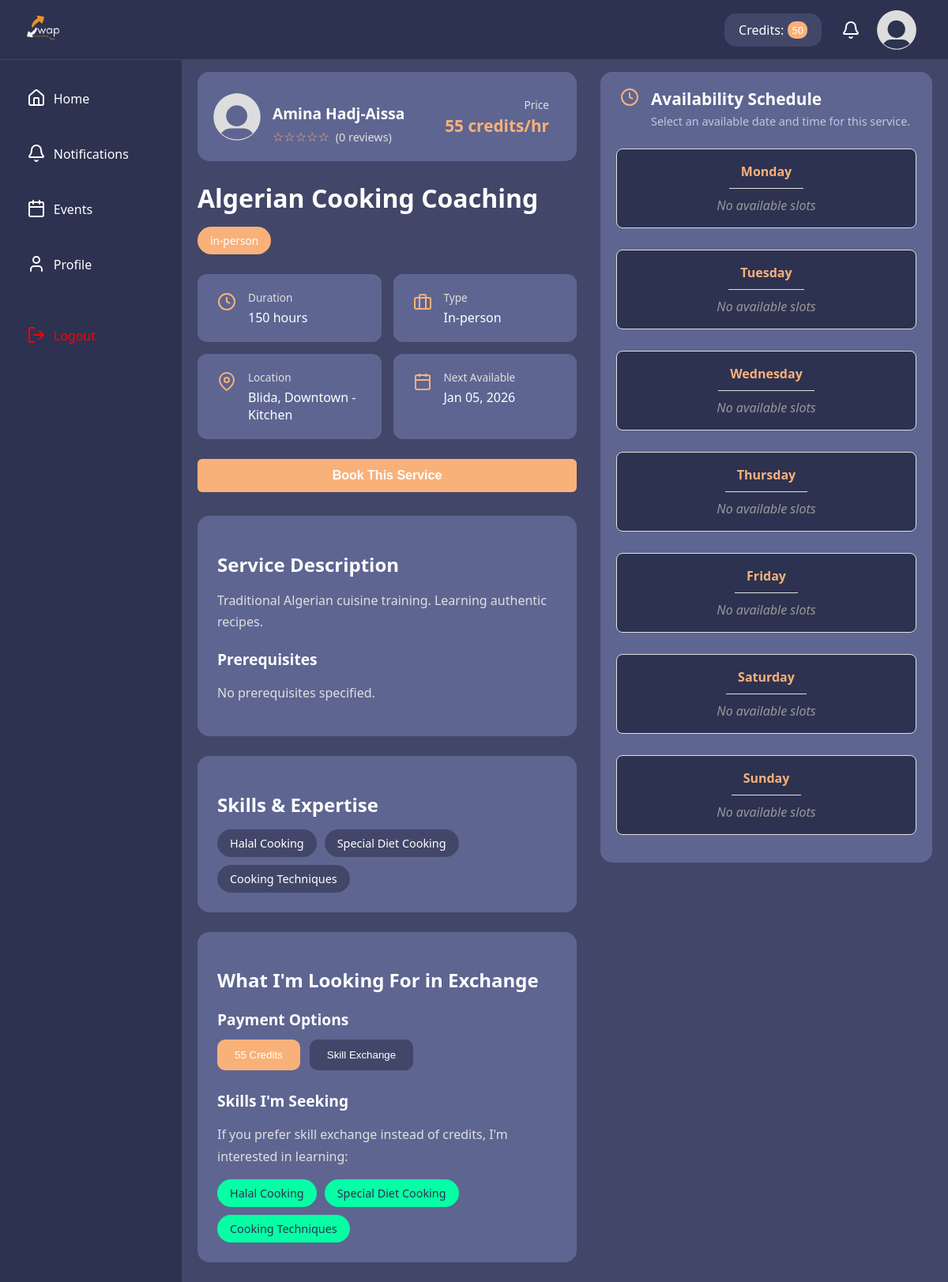
The app's page /dashboard/post/postdetails.php?Postid=6, older data.
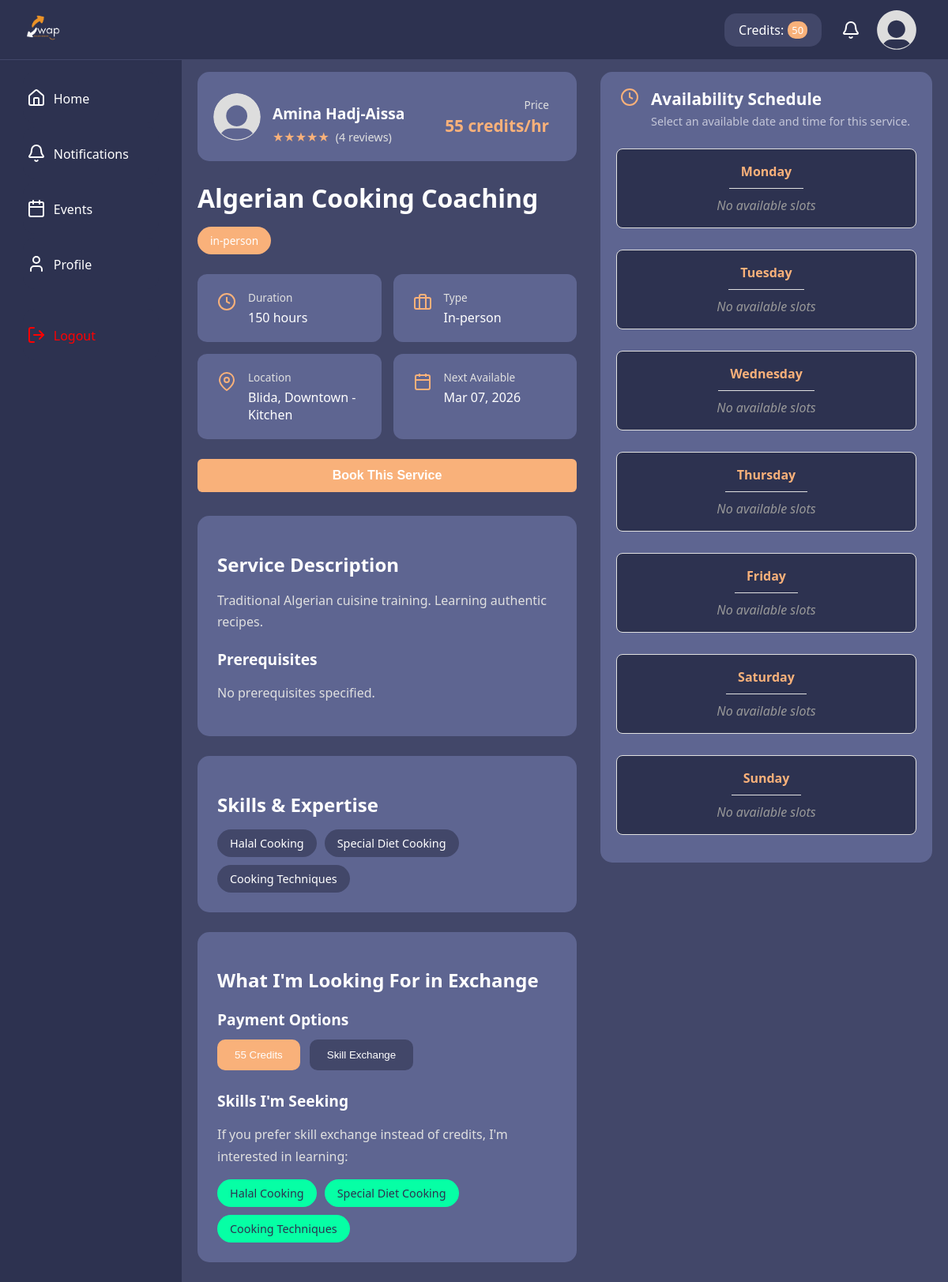
The same page, newer data.
### tables this page shows
CREATE TABLE Users (
  UserId INT AUTO_INCREMENT PRIMARY KEY,
  UserName VARCHAR(45) UNIQUE NOT NULL,
  FullName VARCHAR(45) NOT NULL,
  Email VARCHAR(45) UNIQUE NOT NULL,
  Password VARCHAR(255) NOT NULL,
  Description TEXT,
  ProfilePicture VARCHAR(255),
  ProfessionalTitle VARCHAR(100),
  Location VARCHAR(100),
  PhoneNumber VARCHAR(20),
  BirthDate DATE,
  Gender ENUM('M', 'F'),
  UserSince DATETIME DEFAULT CURRENT_TIMESTAMP,
  IsBanned ENUM('yes','no') DEFAULT 'no',
  Rating DECIMAL(3,2) DEFAULT 0.00 CHECK (Rating >= 0.00 AND Rating <= 5.00),
  RatingCount INT DEFAULT 0 CHECK (RatingCount >= 0),
  ExchangeCount INT DEFAULT 0 CHECK (ExchangeCount >= 0),
  CreditBalance INT DEFAULT 0 CHECK (CreditBalance >= 0)
);

CREATE TABLE Posts (
  PostId INT AUTO_INCREMENT PRIMARY KEY,
  UserId INT NOT NULL,
  Title VARCHAR(150) NOT NULL,
  Description TEXT NOT NULL,
  PostType ENUM('in-person','online') NOT NULL,
  PostStatus ENUM('active','disabled') DEFAULT 'active',
  CategoryId INT NOT NULL,
  Duration INT CHECK (Duration > 0 AND Duration <= 480),
  MeetLocation VARCHAR(150),
  AvailableDate DATETIME NOT NULL,
  Prerequisites TEXT,
  Requirements TEXT,
  PaymentMethod ENUM('exchange','credit') NOT NULL,
  RequiredCredits INT DEFAULT 0 CHECK (RequiredCredits >= 0),
  LikeCount INT DEFAULT 0 CHECK (LikeCount >= 0),
  CreatedAt DATETIME DEFAULT CURRENT_TIMESTAMP,
  
  FOREIGN KEY (UserId) REFERENCES Users(UserId) ON DELETE CASCADE,
  FOREIGN KEY (CategoryId) REFERENCES Category(CategoryId) ON DELETE RESTRICT,
  
  INDEX idx_posts_status_date (PostStatus, AvailableDate),
  INDEX idx_posts_user (UserId),
  INDEX idx_posts_category (CategoryId)
);

### dashboard/post/postdetails.view.php (the view, shortened to what the changed rows need)
<div class="page-wrapper">
    <div class="page-container">
        <div class="service-detail-container">
            <div class="service-info-section">
        <div class="provider-header">
            <div class="provider-info">
                <h3 class="provider-name"><?php echo htmlspecialchars($user['FullName'] ?? 'Unknown'); ?></h3>
                <div class="provider-rating">
                    <span class="stars"><?php echo str_repeat('★', round($user['Rating'] ?? 0)) . str_repeat('☆', 5 - round($user['Rating'] ?? 0)); ?></span>
                    <span class="reviews-count">(<?php echo $user['RatingCount'] ?? 0; ?> reviews)</span>
                </div>
            </div>
            <div class="service-price">
                <span class="price-label">Price</span>
                <span class="price-value"><?php echo $requiredCredits ?? 0; ?> credits/hr</span>
            </div>
        </div>
        <div class="service-header">
            <h1 class="service-title"><?php echo htmlspecialchars($postTitle ?? ''); ?></h1>
            <div class="service-tags">
                <span class="tag tag-btn"><?php echo htmlspecialchars($postType ?? ''); ?></span>
            </div>
        </div>
        <div class="service-quick-info">
            <div class="info-card">
                <div>
                    <div class="info-label">Duration</div>
                    <div class="info-value"><?php echo $postDuration ?? 0; ?> hours</div>
                </div>
            </div>
            <div class="info-card">
                <div>
                    <div class="info-label">Type</div>
                    <div class="info-value"><?php echo ucfirst($postType ?? ''); ?></div>
                </div>
            </div>
            <div class="info-card">
                <div>
                    <div class="info-label">Location</div>
                    <div class="info-value"><?php echo htmlspecialchars($postLocation ?? 'N/A'); ?></div>
                </div>
            </div>
            <div class="info-card">
                <div>
                    <div class="info-label">Next Available</div>
                    <div class="info-value"><?php echo !empty($postDate) ? date('M d, Y', strtotime($postDate)) : 'Not available'; ?></div>
                </div>
            </div>
        </div>
        <div class="service-description">
            <h2>Service Description</h2>
            <p><?php echo nl2br(htmlspecialchars($postDescription ?? '')); ?></p>
            <h3>Prerequisites</h3>
            <p><?php echo nl2br(htmlspecialchars($prerequisites ?? 'No prerequisites specified.')); ?></p>
        </div>
        <div class="skills-section">
            <h2>Skills & Expertise</h2>
            </div>
            <div class="exchange-section">
            <h2>What I'm Looking For in Exchange</h2>
            <div class="payment-options">
                <div class="payment-badges">
                    <button type="button" class="payment-badge active" data-payment-method="credits" id="creditBtn" onclick="selectPaymentMethod('credits', this)"><?php echo $requiredCredits ?? 0; ?> Credits</button>
                    <button type="button" class="payment-badge" data-payment-method="exchange" id="exchangeBtn" onclick="selectPaymentMethod('exchange', this)">Skill Exchange</button>
                </div>
            </div>
            </div>
    </div>
            <div class="availability-section">
                <div class="availability-card">
                    <div class="availability-header">
                        <div>
                            <h2>Availability Schedule</h2>
                        </div>
                    </div>
                </div>
            </div>
        </div>
    </div>
</div>

Row changes from the older to the newer data that the page shows:
changed users "Amina Hadj-Aissa": RatingCount "0" → "4"; Rating "☆☆☆☆☆" → "★★★★★"
changed posts "Algerian Cooking Coaching": AvailableDate "Jan 05, 2026" → "Mar 07, 2026"
